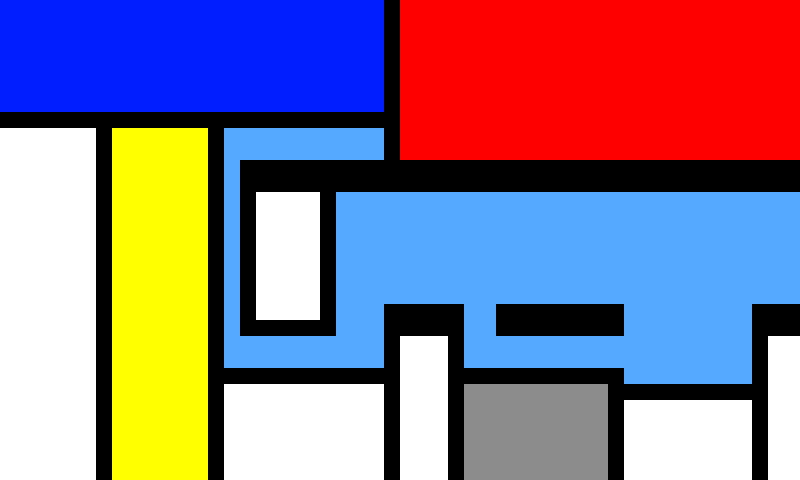

Below is a game level as drawn by its tile map, then a one-line description and the .tmx that defines it (tile-layer data replaced by summaries):
An orthogonal 50x30 tile map with 16x16 px tiles, 1 tile layer (0), 1 hidden layer not drawn.

<map version="1.0" orientation="orthogonal" width="50" height="30" tilewidth="16" tileheight="16" backgroundcolor="#55aaff">
 <tileset firstgid="1" name="Default" tilewidth="16" tileheight="16">
  <image source="../art/LevelTiles.png" width="96" height="16" />
 </tileset>
 <layer name="1" width="50" height="30" visible="0">
  <data>[1500 cells, 902 non-empty, 3 distinct tile ids]</data>
 </layer>
 <layer name="0" width="50" height="30">
  <data>[1500 cells, 1176 non-empty, 6 distinct tile ids]</data>
 </layer>
</map>